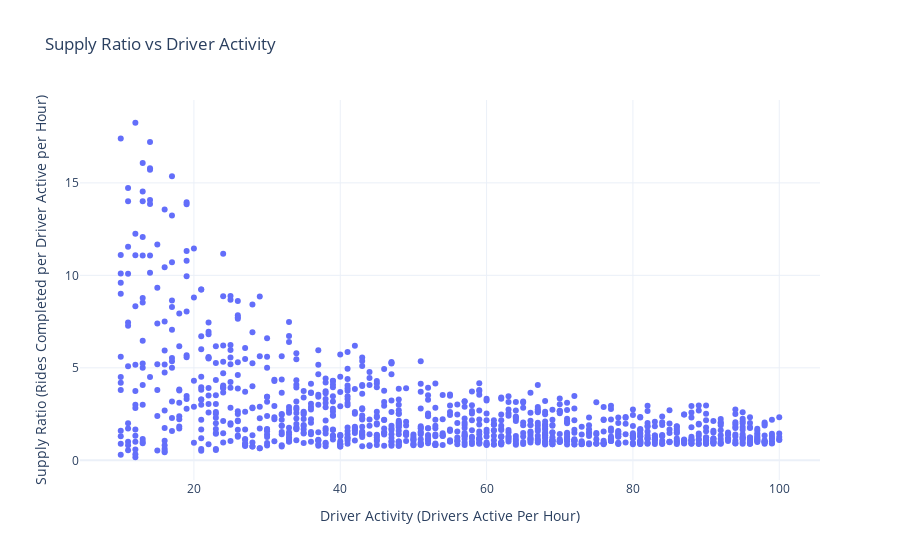

Source (notebook cell):
### Code cell
fig = go.Figure()

fig.add_trace(go.Scatter(
    x= df1['Drivers Active Per Hour'],
    y= df1['Supply Ratio'],
    mode='markers'
))

fig.update_layout(
    title = 'Supply Ratio vs Driver Activity',
    xaxis_title = 'Driver Activity (Drivers Active Per Hour)',
    yaxis_title='Supply Ratio (Rides Completed per Driver Active per Hour)'
)

fig.show()

### Figure 1 — Plotly figure (JSON) as saved in the notebook; plotly's stock layout.template omitted (floating-point values rounded to 4 significant figures; data arrays with more than 128 entries replaced by an {"elided": "..."} marker saying what was removed)
{"data": [{"mode": "markers", "type": "scatter", "x": {"elided": "1045 int values"}, "y": {"elided": "1045 float values"}}], "layout": {"title": {"text": "Supply Ratio vs Driver Activity"}, "xaxis": {"title": {"text": "Driver Activity (Drivers Active Per Hour)"}}, "yaxis": {"title": {"text": "Supply Ratio (Rides Completed per Driver Active per Hour)"}}}}
